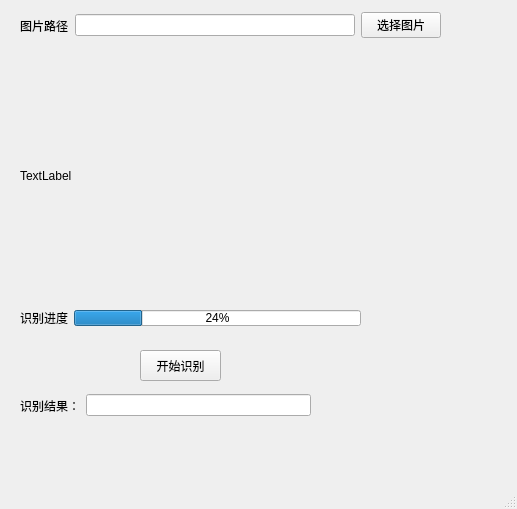
<?xml version="1.0" encoding="UTF-8"?>
<ui version="4.0">
 <class>VerificationCode</class>
 <widget class="QMainWindow" name="VerificationCode">
  <property name="geometry">
   <rect>
    <x>0</x>
    <y>0</y>
    <width>517</width>
    <height>509</height>
   </rect>
  </property>
  <property name="windowTitle">
   <string>VerificationCode</string>
  </property>
  <widget class="QWidget" name="centralwidget">
   <widget class="QPushButton" name="pushButton">
    <property name="geometry">
     <rect>
      <x>140</x>
      <y>350</y>
      <width>81</width>
      <height>31</height>
     </rect>
    </property>
    <property name="text">
     <string>开始识别</string>
    </property>
   </widget>
   <widget class="QLabel" name="label">
    <property name="geometry">
     <rect>
      <x>20</x>
      <y>70</y>
      <width>361</width>
      <height>211</height>
     </rect>
    </property>
    <property name="text">
     <string>TextLabel</string>
    </property>
   </widget>
   <widget class="QWidget" name="">
    <property name="geometry">
     <rect>
      <x>20</x>
      <y>310</y>
      <width>341</width>
      <height>16</height>
     </rect>
    </property>
    <layout class="QHBoxLayout" name="horizontalLayout_2">
     <item>
      <widget class="QLabel" name="label_3">
       <property name="text">
        <string>识别进度</string>
       </property>
      </widget>
     </item>
     <item>
      <widget class="QProgressBar" name="progressBar">
       <property name="value">
        <number>24</number>
       </property>
      </widget>
     </item>
    </layout>
   </widget>
   <widget class="QWidget" name="">
    <property name="geometry">
     <rect>
      <x>20</x>
      <y>10</y>
      <width>421</width>
      <height>31</height>
     </rect>
    </property>
    <layout class="QHBoxLayout" name="horizontalLayout">
     <item>
      <widget class="QLabel" name="label_2">
       <property name="text">
        <string>图片路径</string>
       </property>
      </widget>
     </item>
     <item>
      <widget class="QLineEdit" name="lineEdit"/>
     </item>
     <item>
      <widget class="QPushButton" name="pushButton_2">
       <property name="text">
        <string>选择图片</string>
       </property>
      </widget>
     </item>
    </layout>
   </widget>
   <widget class="QWidget" name="">
    <property name="geometry">
     <rect>
      <x>20</x>
      <y>390</y>
      <width>291</width>
      <height>31</height>
     </rect>
    </property>
    <layout class="QHBoxLayout" name="horizontalLayout_3">
     <item>
      <widget class="QLabel" name="label_4">
       <property name="text">
        <string>识别结果：</string>
       </property>
       <property name="textFormat">
        <enum>Qt::AutoText</enum>
       </property>
      </widget>
     </item>
     <item>
      <widget class="QLineEdit" name="lineEdit_2"/>
     </item>
    </layout>
   </widget>
  </widget>
  <widget class="QMenuBar" name="menubar">
   <property name="geometry">
    <rect>
     <x>0</x>
     <y>0</y>
     <width>517</width>
     <height>22</height>
    </rect>
   </property>
  </widget>
  <widget class="QStatusBar" name="statusbar"/>
 </widget>
 <resources/>
 <connections/>
</ui>
